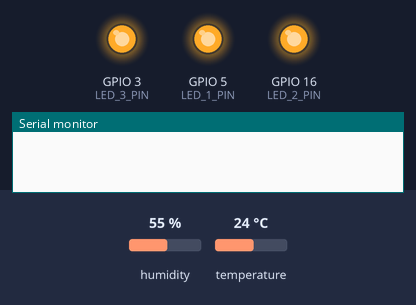
Simulated run of this sketch. Board: ESP32. On the bench: output pins drawn as LEDs (lit = HIGH), the last lines printed to the serial monitor. The test bench sets the inputs (shaded band); at power-on: humidity 55 %, temperature 24 °C.

Above: at 0.1 s.
At 0.5 s:
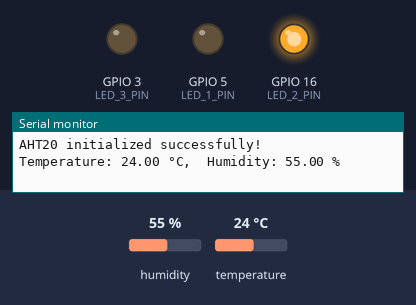
At 0.7 s:
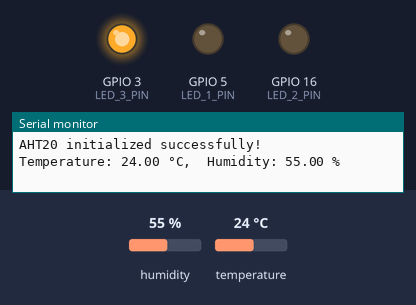
At 1.1 s:
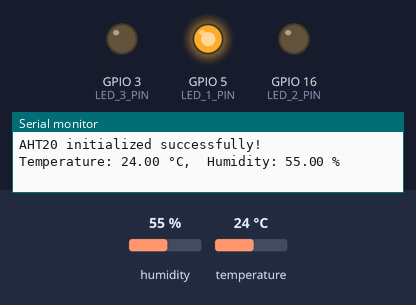
At 1.3 s:
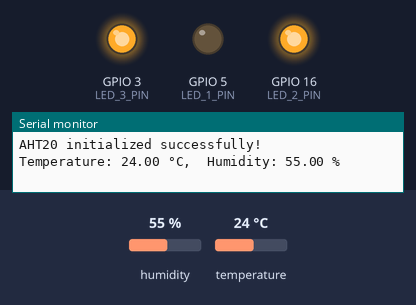
At 1.9 s:
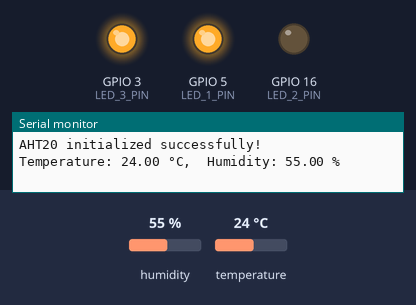
Timing chart, 0 to 3.0 s (numbered marks = the images above):
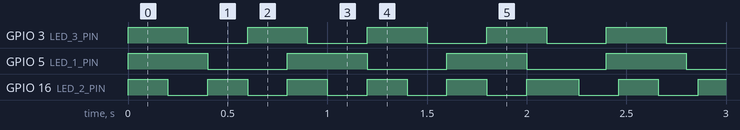

The sketch:

maintasks.ino
```cpp
// 2025 01 09 - Daniel Mitchell - iotcloudlabs.com
// This sketch and supporting files
// is a working example of multiple parallel working tasks
// each task is split out into a separate file to keep the code as clean and easy to read and debug as possible
// Initial concept credited to "The Las Outpost Workshop" Youtube tutorial : https://youtu.be/382p1NT1Wcs
//
// version 1.0 - 2025 01 09
//

#include "led1.h"       // Sketch
#include "led2.h"       // Sketch
#include "led3.h"       // Sketch
#include "temphumid.h"  // Sketch

void setup()
{
    Serial.begin(115200);

    xTaskCreatePinnedToCore(
        led1_sketch,  // Task function
        "taskName",   // Task name
        8192,         // Stack size
        NULL,         // Task input parameters
        1,            // Task priority, be carefull when changing this
        NULL,         // Task handle, add one if you want control over the task (resume or suspend the task)
        1             // Core to run the task on
    );

    xTaskCreatePinnedToCore(
        led2_sketch,  // Task function
        "taskName",   // Task name
        8192,         // Stack size
        NULL,         // Task input parameters
        1,            // Task priority, be carefull when changing this
        NULL,         // Task handle, add one if you want control over the task (resume or suspend the task)
        1             // Core to run the task on
    );

    xTaskCreatePinnedToCore(
        led3_sketch,     // Task function
        "taskName",      // Task name
        8192,            // Stack size
        NULL,            // Task input parameters
        1,               // Task priority, be carefull when changing this
        NULL,            // Task handle, add one if you want control over the task (resume or suspend the task)
        1                // Core to run the task on
    );

    xTaskCreatePinnedToCore(
        temphumid_sketch,     // Task function
        "taskName",      // Task name
        16192,           // Stack size
        NULL,            // Task input parameters
        1,               // Task priority, be carefull when changing this
        NULL,            // Task handle, add one if you want control over the task (resume or suspend the task)
        1                // Core to run the task on
    );

}

void loop()
{
}
```

led1.h
```cpp
#include <Arduino.h>

#define LED_1_PIN 5

void led1_sketch(void *parameter) {
    // Setup start here
    pinMode(LED_1_PIN, OUTPUT);

    // End of your setup

    // Loop function, run repeatedly
    for (;;) {
        int led = digitalRead(LED_1_PIN);
        digitalWrite(LED_1_PIN, !led);
        delay(400); // Allow other tasks to run, adjust as needed
    }
}
```

led2.h
```cpp
#include <Arduino.h>

#define LED_2_PIN 16

void led2_sketch(void *parameter) {
    // Setup start here
    pinMode(LED_2_PIN, OUTPUT);

    // End of your setup

    // Loop function, run repeatedly
    for (;;) {
        int led = digitalRead(LED_2_PIN);
        digitalWrite(LED_2_PIN, !led);
        delay(200); // Allow other tasks to run, adjust as needed
    }
}
```

led3.h
```cpp
#include <Arduino.h>

#define LED_3_PIN 3

void led3_sketch(void *parameter) {
    // Setup start here
    pinMode(LED_3_PIN, OUTPUT);

    // End of your setup

    // Loop function, run repeatedly
    for (;;) {
        int led = digitalRead(LED_3_PIN);
        digitalWrite(LED_3_PIN, !led);
        delay(300); // Allow other tasks to run, adjust as needed
    }
}
```

temphumid.h
```cpp
#include <Arduino.h>
#include <Wire.h>
#include <Adafruit_AHTX0.h>

// Create an AHTX0 object (supports AHT10, AHT20, AHT21)
Adafruit_AHTX0 aht;

void temphumid_sketch(void *parameter) {
    // Setup start here
    //pinMode(LED_2_PIN, OUTPUT);
    Serial.begin(115200);
    delay(100);  // Give time for the Serial to initialize

    // Initialize I2C communication
    // If your board uses different pins for SDA/SCL, specify them:
    // e.g.: Wire.begin(20, 21);
    Wire.begin();

    // Initialize the AHT20 sensor
    if (!aht.begin()) {
      Serial.println("Failed to find AHT20 sensor! Check wiring/I2C address.");
      while (1) {
        delay(10);  // Halt program
      }
    }
    Serial.println("AHT20 initialized successfully!");


    // End of your setup

    // Loop function, run repeatedly
    for (;;) {
        sensors_event_t humidity, temp;

        // Request a reading
        aht.getEvent(&humidity, &temp);

        // Print temperature (in °C) and humidity (%)
        Serial.print("Temperature: ");
        Serial.print(temp.temperature);
        Serial.print(" °C,  Humidity: ");
        Serial.print(humidity.relative_humidity);
        Serial.println(" %");

        delay(2000);  // Read data every 2 seconds
    }
}
```

Measured:
- by itself, GPIO 3 (LED_3_PIN): alternates HIGH for 0.30 s and LOW for 0.30 s
- by itself, GPIO 5 (LED_1_PIN): alternates HIGH for 0.40 s and LOW for 0.40 s
- by itself, GPIO 16 (LED_2_PIN): alternates HIGH for 0.20 s and LOW for 0.20 s
